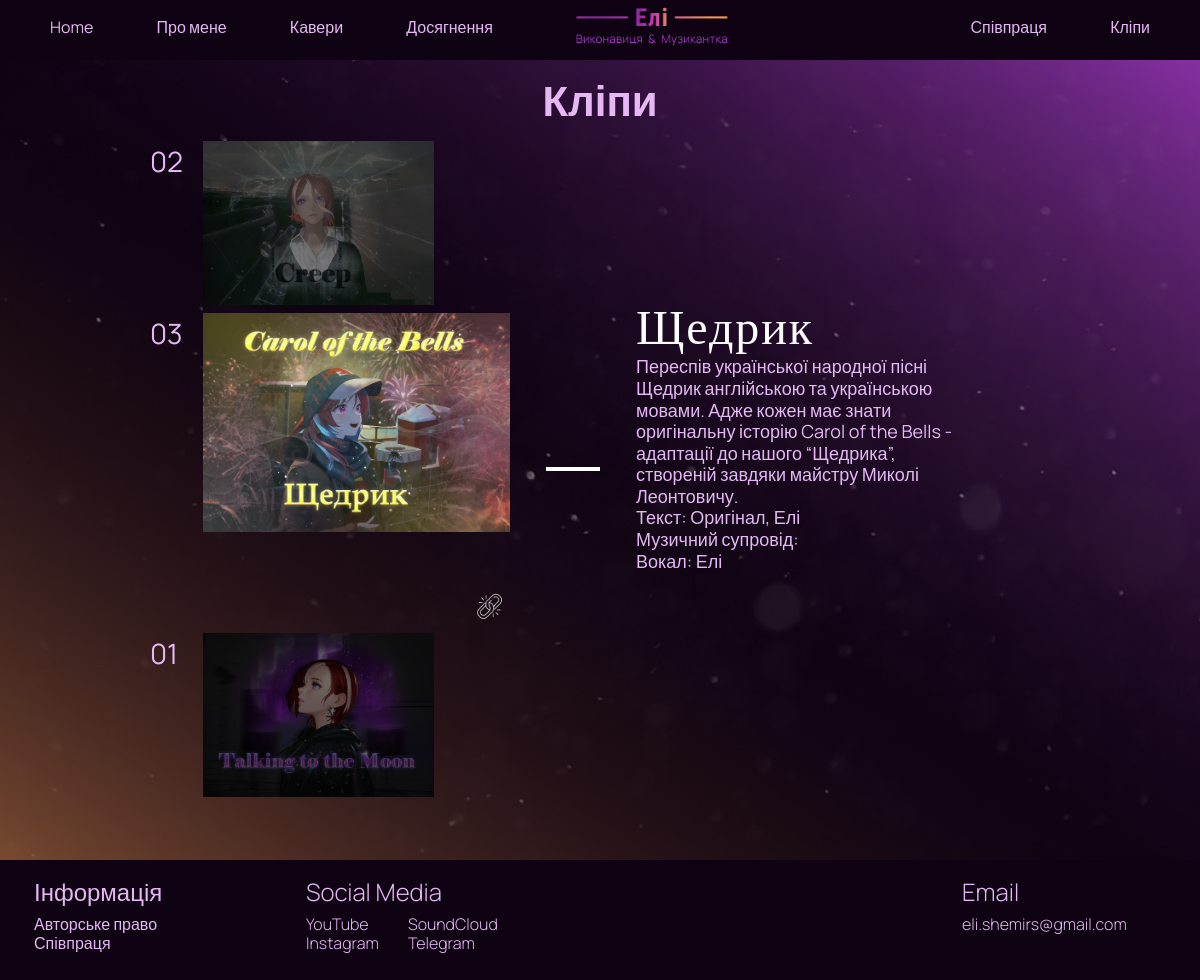
The page /video/?page=3 on the database as committed earlier.
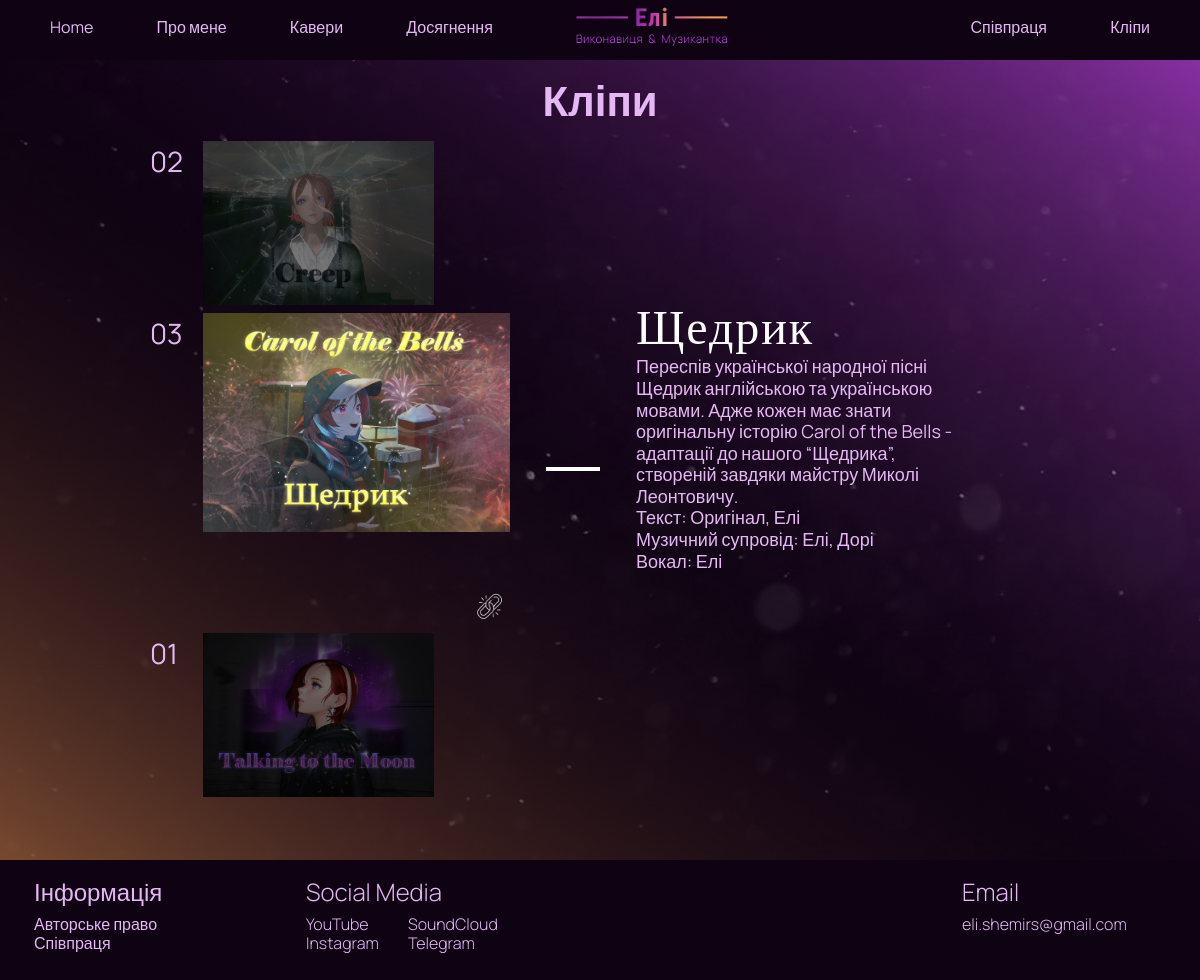
The same page on the database as committed later.
### video/models.py (models this page shows, shortened)
class Video(models.Model):
    title = models.CharField('Назва', max_length=50)
    desc = models.TextField('Опис')
    text = models.CharField('Текст', max_length=50, default='Eli')
    music = models.CharField('Музичний супровід', max_length=50, default='Eli')
    vocal = models.CharField('Вокал', max_length=50, default='Eli')
    img = models.CharField('Превью', max_length=12)
    link = models.CharField('Посилання', max_length=250)

class Performer(models.Model):
    name = models.CharField('Ім\'я', max_length=50)
    cover = models.ManyToManyField(Cover, related_name="covers")

### video/views.py (the view)
# urls.py: path('', views.index, name='coop_home'),
def index(request):
    allVideos = Video.objects.all()
    allCovers = Cover.objects.all()
    allPerformers = Performer.objects.all()
    paginator = Paginator(allVideos, 1)
    page_number = request.GET.get('page')
    page_obj = paginator.get_page(page_number)
    return render(request, 'video/video.html', {'allVideos': allVideos, 'page_obj': page_obj, 'allCovers': allCovers, 'allPerformers': allPerformers})

### video/templates/video/video.html (shortened to what this page needs)
{% extends 'main/layout.html' %}
{% load static %}
{% block content %}
    <section class="video-section">
        <div class="video-page">
            <div class="video-title">
                <h2>Кліпи</h2>
            </div>
            <div class="video-content" id="transition-content">
                <div class="videos">
                    {% if page_obj.has_other_pages %}
                    {% if page_obj.has_previous %}
                        {% for video in allVideos %}
                        {% if video.id == page_obj.previous_page_number %}
                        <div class="video" id="{{video.img}}">
                            <div class="n01"><p>0{{video.id}}</p></div>
                            <a href="?page={{page_obj.previous_page_number}}">
                                <img src="{% static 'main/images/' %}{{video.img}}.png">
                            </a>
                        </div>
                        {% endif %}
                        {% endfor %}
                    {% endif %}
                    {% for video in allVideos %}
                    {% if video.id == page_obj.number %}
                    <div class="video-main" id="{{video.img}}">
                        <div class="n01"><p>0{{video.id}}</p></div>
                        <div class="preview-main">
                            <img src="{% static 'main/images/' %}{{video.img}}.png">
                            <a class="iconImg" href="{{video.link}}">
                                <img src="{% static 'main/images/link_icon.png' %}">
                            </a>
                        </div>
                    </div>
                    {% endif %}
                    {% endfor %}
                    {% if page_obj.has_next %}
                        {% for video in allVideos %}
                        {% if video.id == page_obj.next_page_number %}
                        <div class="video" id="{{video.img}}">
                            <div class="n01"><p>0{{video.id}}</p></div>
                            <a href="?page={{ page_obj.next_page_number }}">
                                <img src="{% static 'main/images/' %}{{video.img}}.png">
                            </a>
                        </div>
                        {% endif %}
                        {% endfor %}
                    {% else %}
                        {% for video in allVideos %}
                        {% if video.id == 1 %}
                        <div class="video" id="{{video.img}}">
                            <div class="n01"><p>0{{video.id}}</p></div>
                            <a href="?page=1">
                                <img src="{% static 'main/images/' %}{{video.img}}.png">
                            </a>
                        </div>
                        {% endif %}
                        {% endfor %}
                    {% endif %}
                    {% endif %}
                </div>
                <div class="content-separetor">
                    <div></div>
                </div>
                <div class="video-description">
                    <div id="description">
                        {% for video in allVideos %}
                            {% if video.id == page_obj.number %}
                                <h2>{{ video.title }}</h2>
                                <p>{{ video.desc }}<br>
                                Текст: {{ video.text }}<br>
                                Музичний супровід:
                                {% for cover in allCovers%}
                                    {% if cover.title == video.title %}
                                        {% for author in cover.covers.all %}
                                            {% if cover.covers.count == 1 %}
                                                {{ author.name }}
                                            {% elif cover.covers.count > 1 %}
                                                {% if author.id == cover.covers.count %}
                                                    {{ author.name }}
                                                {% elif author.id != cover.covers.count %}
                                                    {{ author.name }},
                                                {% endif %}
                                            {% endif %}
                                        {% endfor %}
                                    {% endif %}
                                {% endfor %}
                                <br>
                                Вокал: {{ video.vocal }}</p>
                            {% endif %}
                        {% endfor %}
                    </div>
                </div>
            </div>
        </div>
    </section>
{% endblock %}

### main/templates/main/layout.html (shortened to what this page needs)
{% load static %}
<!DOCTYPE html>
<html lang="ua">
    <head>
        <link rel="stylesheet" media="only screen and (max-width: 428px)" href="{% static 'main/css/style_phone.css' %}">
        <link rel="stylesheet" media="only screen and (max-width: 1024px) and (min-width: 429px)" href="{% static 'main/css/style_1024.css' %}">
        <link rel="stylesheet" media="screen and (min-width: 1025px)" href="{% static 'main/css/style.css' %}">
    </head>
    <body>
        <header class="header" id="myHeader">
            <div class="header__inner">
                <nav class="header__nav__left">
                    <a class="nav__link" href="{% url 'home' %}#intro-section">Home</a>
                    <a class="nav__link" href="{% url 'home' %}#about-page">Про мене</a>
                    <a class="nav__link" href="{% url 'home' %}#player-page">Кавери</a>
                    <a class="nav__link" href="{% url 'home' %}#goals-page">Досягнення</a>
                </nav>
                <div class="logo">
                    <img src="{% static 'main/images/logo.png' %}">
                </div>
                <nav class="header__nav__right">
                    <a class="nav__link" href="{% url 'coop_home' %}">Співпраця</a>
                    <a class="nav__link" href="{% url 'video_home' %}">Кліпи</a>
                </nav>
            </div>
        </header>
        <main>
            {% block content %}
            {% endblock %}
        </main>
        <footer class="footer">
            <div class="footer__inner">
                <div class="footer-left">
                    <h2>Інформація</h2>
                    <a href="#">Авторське право</a>
                    <a href="#">Співпраця</a>
                </div>
                <div class="footer-left soc-media">
                    <h2>Social Media</h2>
                    <div class="soc-media-links">
                        <a href="#">YouTube</a>
                        <a href="#">Instagram</a>
                    </div>
                    <div class="soc-media-links">
                        <a href="#">SoundCloud</a>
                        <a href="#">Telegram</a>
                    </div>
                </div>
                <div class="footer-right">
                    <h2>Email</h2>
                    <p>eli.shemirs@gmail.com</p>
                </div>
            </div>
        </footer>
    </body>
</html>

### main/static/main/css/style_1024.css (style rules this page uses)
html { scroll-behavior: smooth; }
body { margin: 0px; font-family: 'Manrope', sans-serif; font-style: normal; font-weight: 400; font-size: 28px; line-height: 147.02%; color: #E5B8F4; background: #0F0213; overflow-y: scroll; -ms-overflow-style: none; scrollbar-width: none; }
*, *::before, *::after { box-sizing: border-box; }
h1, h2, h3, h4, h5, h6 { margin: 0; }
.header { position: fixed; width: 100%; height: 80px; top: 0px; z-index: 2; background: #0F0213; }
.header__inner { display: flex; justify-content: space-between; align-items: center; margin: 15px 20px; }
.logo { display: inline-block; }
.logo img { max-width: 70%; max-height: 70%; transform: translate(-10%, 10%); }
.header__nav__left { display: inline-block; font-size: 18px; }
.header__nav__right { display: inline-block; font-size: 18px; }
.nav__link { display: inline-block; vertical-align: top; margin: 0 15px; color: #E5B8F4; text-decoration: none; transition: color 0.2s linear; }
main { margin-top: 80px; }
section { display: block; width: 100%; height: 100vh; }
.video-section { width: 100%; height: 90vh; }
.video-page { position: relative; width: 100%; height: 90vh; background:url(../images/landBackIntro.png) center no-repeat; background-size: cover; padding: 0 30px 0px 30px; -webkit-transition: all 1s ease-in-out ; -moz-transition: all 1s ease-in-out ; -o-transition: all 1s ease-in-out ; transition: all 1s ease-in-out ; }
.video-title { position: relative; display: inline-block; top: 10px; width: 100%; text-align: center; margin: 10px 0px; }
.video-content { position: relative; display: flex; justify-content: space-between; align-items: center; top: 10px; width: auto; height: 88%; margin: 10px 40px; padding: 0px 0px; opacity: 1; -webkit-transition: all 1s ease-in-out ; -moz-transition: all 1s ease-in-out ; -o-transition: all 1s ease-in-out ; transition: all 1s ease-in-out ; }
.videos { height: 90%; width: 45%; display: flex; flex-direction: column; justify-content: space-between; align-items: left; padding-bottom: 156px; }
.video { height: 40%; display: flex; justify-content: space-between; align-items: left; text-decoration: none; color: #E5B8F4; cursor: pointer; }
.video p { display: inline; margin: 0; }
.video a { margin-right: auto; margin-left: 20px; }
.video img { max-width: 80%; max-height: 80%; filter: brightness(50%); }
.video-main { position: relative; height: 40%; width: 100%; display: flex; justify-content: space-between; align-items: left; padding: 8px 0px; margin-bottom: 40px; }
.n01 { width: 33px; height: 100%; text-align: left; }
.n01 p { margin: 0; }
.video-main p { display: inline; margin: 0; }
.preview-main { position: relative; margin-right: auto; margin-left: 20px; }
.preview-main img { max-width: 100%; max-height: 100%; }
.iconImg { position: absolute; width: 16%; bottom: 10px; right: 0; padding: 6px 0; }
.iconImg img { position: relative; top: 12px; margin-left: 14px; max-width: 60%; max-height: 60%; }
.content-separetor { height: 100%; width: 5%; }
.content-separetor div { position: relative; top: 38%; left: 0%; transform: translate(0%, -50%); width: 100%; height: 4px; background: #FFFFFF; }
.video-description { height: 100%; width: 45%; opacity: 1; }
.video-description div { position: relative; top: 50%; left: 0%; transform: translate(0%, -50%); width: 100%; height: 50%; opacity: 1; }
.video-description h2 { font-family: 'Manrope'; color: #FFFFFF; font-size: 42px; font-weight: 500; margin-bottom: 10px; letter-spacing: 0.04em; opacity: 1; }
.video-description p { max-width: 80%; font-size: 18px; line-height: 1.2; margin: 0; }
.footer { position: relative; width: 100%; height: 120px; bottom: 0px; z-index: 2; background: #0F0213; }
.footer__inner { display: flex; align-items: flex-start; height: 100%; width: 100%; padding: 18px 20px; flex-direction: row; }
.footer__inner .footer-left, .footer-right { height: 100%; width: 20%; line-height: 1.2; font-size: 16px; font-weight: 300; padding: 0px 14px; }
.footer__inner h2 { font-weight: 300; margin: 0px; margin-bottom: 8px; }
.footer__inner a { margin: 0px; display: inline-block; color: #E5B8F4; text-decoration: none; transition: color 0.2s linear; }
.footer-left { float: left; margin-right: 40px; display: flex; flex-direction: column; }
.soc-media { display: block; }
.soc-media-links { margin: 0; padding: 0; width: 50%; float: left; }
.footer-right { margin-left: auto; }
.footer-right p { margin: 0; }

Rows that differ between the two databases and show on the page:
added Performer: name "Елі"
added Performer: name "Дорі"
